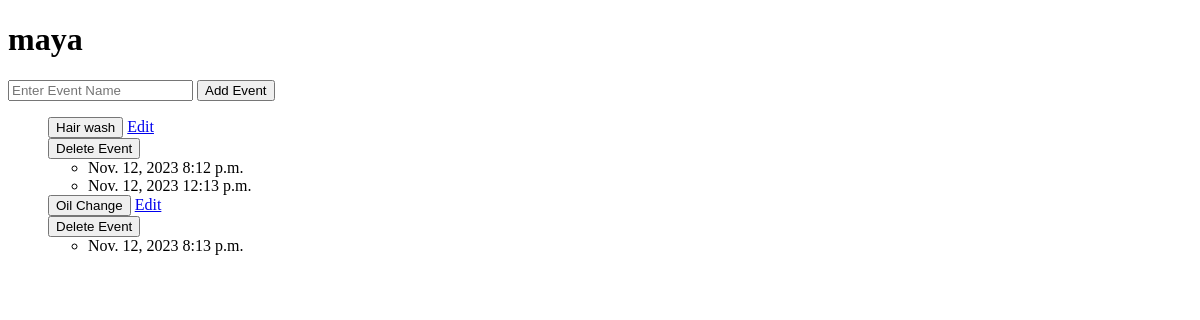
The app's page /events/, older data.
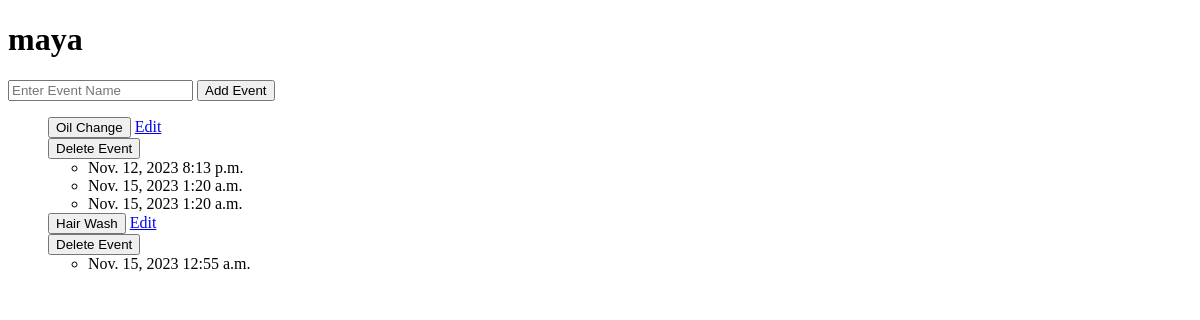
The same page, newer data.
### events/models.py (models this page shows, shortened)
class Event(models.Model):
    name = models.CharField(max_length=400)
    def __str__(self):
        return f"{self.name}"

class EventDetail(models.Model):
    timestamp =  models.DateTimeField(default=timezone.now)
    event = models.ForeignKey(Event, on_delete=models.SET_NULL, null=True)

### events/views.py (the view)
# urls.py: path('', views.index, name="index"),
def index(request):
    events = Event.objects.prefetch_related('eventdetail_set').all()
    return render(request, "landing/base.html", {'events': events})

### events/templates/landing/base.html (shortened to what this page needs)
<!DOCTYPE html>
<!DOCTYPE html>
<html>
<head>
</head>
<body>
    <h1>maya</h1>
    <form method="post" action="{% url 'events:add_event' %}">
        <input type="text" name="event_name" id="event_name" placeholder="Enter Event Name">
        <button type="submit">Add Event</button>
    </form>
    <ul>
        {% for event in events %}
        <form method="post" action="{% url 'events:add_timestamp' event.id %}">
            <button type="submit">{{ event }}</button>
            <a href="{% url 'events:edit_event' event.id %}">Edit</a>
        </form>
        <form method="post" action="{% url 'events:delete_event' event.id %}" style="display: inline;">
            <button type="submit">Delete Event</button>
        </form>
                <ul>
                    {% for detail in event.eventdetail_set.all %}
                    <li>{{ detail.timestamp|date:"N j, Y g:i a" }}</li>
                    {% endfor %}
                </ul>
        {% endfor %}
    </ul>
</body>
</html>

Row changes from the older to the newer data that the page shows:
removed Event: name "Hair wash"
no longer on this page (row edited): EventDetail: timestamp "Nov. 12, 2023 8:12 p.m.", shown under "Hair wash"
no longer on this page (row edited): EventDetail: timestamp "Nov. 12, 2023 12:13 p.m.", shown under "Hair wash"
added EventDetail: timestamp "Nov. 15, 2023 1:20 a.m.", shown under Event "Oil Change"
added EventDetail: timestamp "Nov. 15, 2023 1:20 a.m.", shown under Event "Oil Change"
added Event: name "Hair Wash"
added EventDetail: timestamp "Nov. 15, 2023 12:55 a.m.", shown under "Hair Wash"
